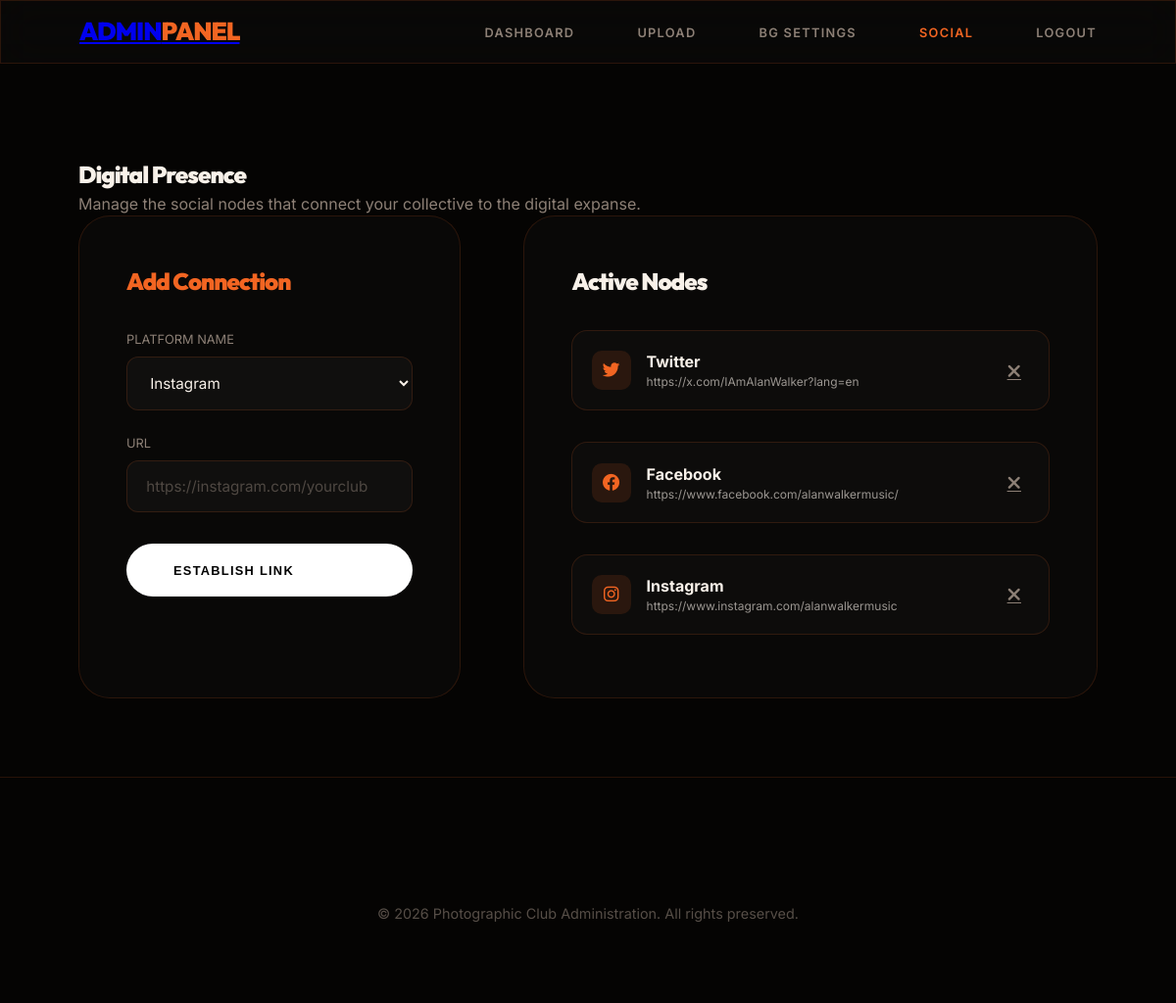
/admin/social_settings.php (signed in), run on the app's committed database.
### tables this page shows
CREATE TABLE `social_links` (
  `id` int(11) NOT NULL,
  `platform` varchar(50) NOT NULL,
  `url` varchar(255) NOT NULL,
  `created_at` timestamp NOT NULL DEFAULT current_timestamp()
);

### admin/social_settings.php (the view, shortened to what this page needs)
<?php
require_once '../includes/db.php';
$stmt = $pdo->query("SELECT * FROM social_links ORDER BY created_at DESC");
$links = $stmt->fetchAll();
?>
<!DOCTYPE html>
<html lang="en">
<head>
    <link rel="stylesheet" href="../assets/css/style.css?v=2.1">
    <link rel="stylesheet" href="https://cdnjs.cloudflare.com/ajax/libs/font-awesome/6.4.0/css/all.min.css">
</head>
<body>
<?php include 'header.php'; ?>
    <main class="container animate-up" style="padding-top: 10rem;">
        <div class="admin-page-header">
            <div>
                <h2>Digital Presence</h2>
                <p style="color: var(--text-muted); max-width: 600px;">Manage the social nodes that connect your collective to the digital expanse.</p>
            </div>
        </div>
        <div class="event-grid" style="grid-template-columns: 1fr 1.5fr; gap: 4rem;">
            <div class="glass-card" style="padding: 3rem;">
                <h3 style="font-size: 1.5rem; margin-bottom: 2rem; color: var(--primary);">Add Connection</h3>
                <form method="POST">
                    <div style="margin-bottom: 1.5rem;">
                        <label style="display: block; margin-bottom: 0.5rem; font-size: 0.8rem; text-transform: uppercase; color: var(--text-muted);">Platform Name</label>
                        <select name="platform" required>
                            <option value="Instagram">Instagram</option>
                        </select>
                    </div>
                    <div style="margin-bottom: 2rem;">
                        <label style="display: block; margin-bottom: 0.5rem; font-size: 0.8rem; text-transform: uppercase; color: var(--text-muted);">URL</label>
                        <input type="text" name="url" placeholder="https://instagram.com/yourclub" required>
                    </div>
                    <button type="submit" name="add_link" class="btn btn-primary" style="width: 100%;">Establish Link</button>
                </form>
            </div>
            <div class="glass-card" style="padding: 3rem;">
                <h3 style="font-size: 1.5rem; margin-bottom: 2rem;">Active Nodes</h3>
                <?php if (empty($links)): ?>
                    <p style="color: var(--text-muted); padding: 2rem; border: 1px dashed var(--glass-border); border-radius: 12px; text-align: center;">No social connections established yet.</p>
                <?php else: ?>
                    <div style="display: flex; flex-direction: column; gap: 1rem;">
                        <?php foreach ($links as $link): ?>
                            <div class="social-link-node">
                                <div class="platform-info">
                                    <?php
                                    $icon = "fa-link";
                                    switch(strtolower($link['platform'])) {
                                        case 'instagram': $icon = "fa-brands fa-instagram"; break;
                                        case 'facebook': $icon = "fa-brands fa-facebook"; break;
                                        case 'twitter': $icon = "fa-brands fa-twitter"; break;
                                    }
                                    ?>
                                    <div style="width: 40px; height: 40px; background: var(--primary-dim); border-radius: 10px; display: flex; align-items: center; justify-content: center; color: var(--primary); flex-shrink: 0;">
                                        <i class="<?php echo $icon; ?>" style="font-size: 1.1rem;"></i>
                                    </div>
                                    <div>
                                        <div style="font-weight: 700; font-size: 1rem; color: var(--text-main);"><?php echo htmlspecialchars($link['platform']); ?></div>
                                        <div class="url-text"><?php echo htmlspecialchars($link['url']); ?></div>
                                    </div>
                                </div>
                                <a href="?delete=<?php echo $link['id']; ?>" class="delete-link" onclick="return confirm('Archive this connection?')" onmouseover="this.style.color='var(--primary)'" onmouseout="this.style.color='var(--text-muted)'">
                                    <i class="fa-solid fa-xmark"></i>
                                </a>
                            </div>
                        <?php endforeach; ?>
                    </div>
                <?php endif; ?>
            </div>
        </div>
    </main>
<?php include 'footer.php'; ?>

### assets/css/style.css (style rules this page uses)
:root { --primary: #f26522; --primary-light: #ff7e42; --primary-dim: rgba(242, 101, 34, 0.12); --bg-dark: #050403; --bg-card: #0c0a09; --text-main: #f8f1e9; --text-muted: #8d8076; --glass: rgba(255, 255, 255, 0.01); --glass-border: rgba(242, 101, 34, 0.15); --transition: all 0.6s cubic-bezier(0.16, 1, 0.3, 1); --nav-height: 65px; }
* { margin: 0; padding: 0; box-sizing: border-box; }
body { background-color: var(--bg-dark); color: var(--text-main); font-family: 'Inter', sans-serif; line-height: 1.5; overflow-x: hidden; -webkit-font-smoothing: antialiased; }
input[type="text"], input[type="password"], input[type="date"], input[type="email"], select, textarea { width: 100%; padding: 1rem 1.2rem; background: rgba(255, 255, 255, 0.03); border: 1px solid var(--glass-border); border-radius: 12px; color: var(--text-main); font-family: inherit; font-size: 0.95rem; transition: var(--transition); }
select option { background-color: var(--bg-card); color: var(--text-main); }
::placeholder { color: var(--text-muted); opacity: 0.5; }
h1, h2, h3, .logo { font-family: 'Outfit', sans-serif; letter-spacing: -0.04em; font-weight: 900; }
.container { max-width: 1400px; margin: 0 auto; padding: 0 5rem; position: relative; z-index: 10; }
.event-grid { display: grid; grid-template-columns: repeat(2, 1fr); gap: 5rem; }
.glass-card { background: rgba(255, 255, 255, 0.02); backdrop-filter: blur(40px); -webkit-backdrop-filter: blur(40px); border: 1px solid var(--glass-border); border-radius: 32px; transition: var(--transition); }
.animate-up { animation: animateUp 1.2s cubic-bezier(0.16, 1, 0.3, 1) forwards; }
.btn { padding: 1.2rem 3rem; border-radius: 100px; font-weight: 700; text-transform: uppercase; letter-spacing: 0.1em; font-size: 0.8rem; transition: var(--transition); border: none; display: inline-flex; align-items: center; gap: 1rem; text-decoration: none; }
.btn-primary { background: white; color: black; }
.social-link-node { display: flex; justify-content: space-between; align-items: center; padding: 1.2rem !important; background: rgba(255, 255, 255, 0.02); border: 1px solid var(--glass-border); border-radius: 16px; gap: 1rem; margin-bottom: 1rem; }
.social-link-node .platform-info { display: flex; align-items: center; gap: 1rem; min-width: 0; flex: 1; }
.social-link-node .platform-info div { min-width: 0; }
.social-link-node .url-text { font-size: 0.75rem; opacity: 0.6; white-space: nowrap; overflow: hidden; text-overflow: ellipsis; max-width: 100%; }
.social-link-node .delete-link { color: var(--text-muted); transition: var(--transition); width: 32px; height: 32px; display: flex; align-items: center; justify-content: center; flex-shrink: 0; font-size: 1.2rem; }

### data on the page
social_links: platform "Twitter", url "https://x.com/IAmAlanWalker?lang=en"
social_links: platform "Facebook", url "https://www.facebook.com/alanwalkermusic/"
social_links: platform "Instagram", url "https://www.instagram.com/alanwalkermusic"
